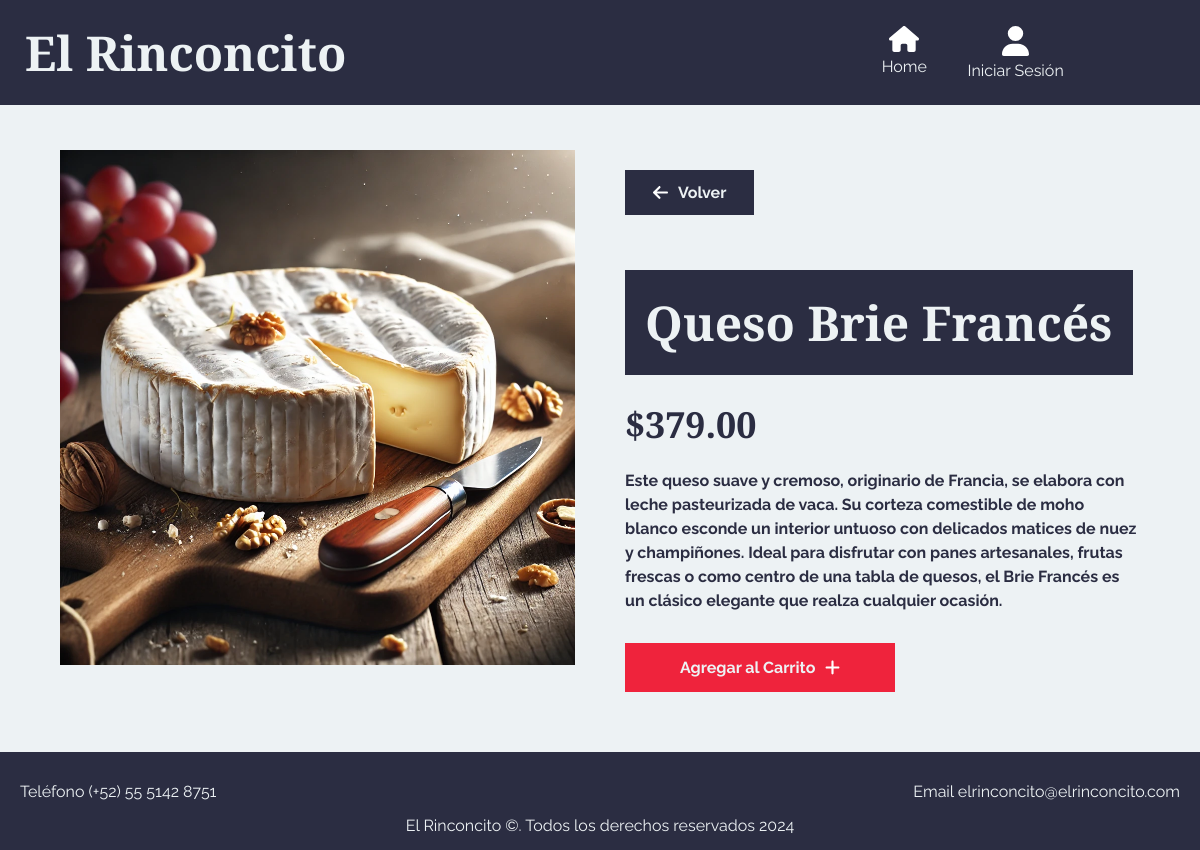
The page /producto.php?id=33 on the database its author committed.
### tables this page shows
CREATE TABLE `productos` (
  `id_producto` int(4) NOT NULL,
  `nombre` varchar(50) NOT NULL,
  `descripcion` varchar(400) NOT NULL,
  `imagen` varchar(200) NOT NULL,
  `precio` decimal(10,2) NOT NULL,
  `stock` int(4) NOT NULL,
  `fabricante` varchar(50) NOT NULL,
  `origen` int(4) NOT NULL,
  `categoria` int(4) NOT NULL
);

### producto.php (the view, shortened to what this page needs)
<?php
    $auth = $_SESSION['auth'] ?? false;
    $db = conectarDB();
    $id = $_GET['id'] ?? null;
    $id = filter_var($id, FILTER_VALIDATE_INT);
    $query = "SELECT * FROM productos WHERE id_producto = ${id};";
    $resultado = mysqli_query($db, $query);
    $producto = mysqli_fetch_assoc($resultado);
?>
<!DOCTYPE html>
<html lang="en">
<head>
    <link rel="stylesheet" href="styles/styles.css">
    <link rel="stylesheet" href="styles/producto.css">
</head>
<body>
    <header class="header">
        <div class="header__contenedor">
            <h2 class="header__logo">El Rinconcito</h2>
            <div class="header__iconos">
                <a href="index.php" class="header__icono">
                    <div class="header__iconos-container">
                        <img class="header__iconos-img" src="img/header/home.svg" alt="Inicio">
                        <p class="header__iconos-descripcion">Home</p>
                    </div>
                </a>
                <?php
                    if (!$auth) {
                        echo '<a href="micuenta.php" class="header__icono">
                                <div class="header__iconos-container">
                                    <img class="header__iconos-img" src="img/header/user.svg" alt="Perfil">
                                    <p class="header__iconos-descripcion">Iniciar Sesión</p>
                                </div>
                            </a>';
                    }
                ?>
            </div>
        </div>
    </header>
    <main class="productos contenedor">
        <img src="imagenesServidor/<?php echo $producto['imagen'] ?>" alt="Imagen de productos" class="productos__imagen">
        <div class="productos__texto">
            <a href="index.php" class="productos__atras">
                <img class="productos__atras-img" src="img/iconos/atras.svg" alt="Flecha atrás">
                Volver
            </a>
            <h2 class="productos__titulo"><?php echo $producto['nombre']; ?></h2>
            <h3 class="productos__precio">$<?php echo $producto['precio']; ?></h3>
            <p class="productos__descripcion"><?php echo $producto['descripcion']; ?></p>
            <a href="agregar_carrito.php?id=<?php echo $producto['id_producto']; ?>" class="productos__agregar">
                Agregar al Carrito
                <img src="img/iconos/agregar.svg" alt="Agregar" class="productos__agregar-icono">
            </a>
        </div>
    </main>
    <footer class="footer">
        <div class="footer__contacto">
            <p class="footer__texto">Teléfono (+52) 55 5142 8751</p>
            <p class="footer__texto">Email elrinconcito@elrinconcito.com</p>
        </div>
        <p class="footer__descripcion">El Rinconcito &copy;. Todos los derechos reservados 2024</p>
    </footer>
</body>
</html>

### styles/styles.css (style rules this page uses)
:root { --fontHeadings: "Playfair Display", serif; --fontBody: "Raleway", sans-serif; --colorPrimario: #2b2d42; --colorSecundario: #edf2f4 ; --colorTerciario: #ef233c; }
* { margin: 0; padding: 0; }
body { font-family: var(--fontBody); background-color: var(--colorSecundario); }
h1, h2, h3, h4 { font-family: var(--fontHeadings); position: relative; display: inline-block; }
h1::after, h2::after, h3::after, h4::after { content: ""; position: absolute; left: 0; bottom: 0; width: 100%; height: 2px; background-color: currentColor; transform: scaleX(0); transform-origin: bottom right; transition: transform 0.7s ease; }
a { text-decoration: none; }
img { max-width: 100%; }
.contenedor { max-width: min(90%, 1350px); margin: 0 auto; padding: 40px 0; }
.header { margin: 0 auto; background-color: var(--colorPrimario); color: var(--colorSecundario); position: fixed; z-index: 100; width: 100%; }
.header__contenedor { display: flex; gap: 20px; flex-direction: column; align-items: center; justify-content: space-between; padding: 20px 25px; }
@media screen and (min-width: 768px) { .header__contenedor { flex-direction: row; gap: 30px; } }
.header__logo { font-size: 32px; }
@media screen and (min-width: 768px) { .header__logo { font-size: 48px; } }
.header__iconos { display: grid; grid-template-columns: repeat(3, 1fr); justify-items: center; gap: 15px; cursor: pointer; }
.header__iconos-container { display: flex; flex-direction: column; align-items: center; gap: 5px; text-align: center; }
.header__iconos-img { max-width: 25px; max-height: 25px; color: var(--colorSecundario); filter: invert(1); z-index: 2; }
.header__iconos-img { max-width: 30px; max-height: 30px; }
.header__iconos-container { position: relative; }
.header__icono { display: inline-block; position: relative; transition: transform 0.5s ease; }
.header__icono img { transition: transform 0.5s ease; }
.header__iconos-descripcion { color: var(--colorSecundario); }
.footer { padding: 15px; text-align: center; background-color: var(--colorPrimario); }
.footer__contacto { color: var(--colorSecundario); display: flex; flex-direction: column; margin-bottom: 10px; }
.footer__texto { color: var(--colorSecundario); }
@media screen and (min-width: 768px) { .footer__contacto { flex-direction: row; } }
.footer__descripcion { color: var(--colorSecundario); }
.footer__contacto { display: flex; flex-direction: column; margin-top: 10px; gap: 15px; justify-content: space-between; color: var(--colorSecundario); padding: 5px; }

### styles/producto.css (style rules this page uses)
:root { --fontHeadings: "Playfair Display", serif; --fontBody: "Raleway", sans-serif; --colorPrimario: #2b2d42; --colorSecundario: #edf2f4 ; --colorTerciario: #ef233c; }
.productos { padding-top: 200px; }
@media screen and (min-width: 768px) { .productos { padding-top: 150px; display: grid; grid-template-columns: 1fr 1fr; gap: 50px; } }
.productos__imagen { max-width: 100%; }
.productos__texto { display: flex; flex-direction: column; justify-content: center; align-items: start; }
.productos__titulo { font-size: 28px; color: var(--colorTerciario); margin: 15px 0; padding: 20px; background-color: var(--colorPrimario); color: var(--colorSecundario); width: auto; }
@media screen and (min-width: 768px) { .productos__titulo { font-size: 48px; } }
.productos__descripcion { line-height: 1.5; margin: 10px 0; color: var(--colorPrimario); font-weight: bold; }
.productos__precio { font-size: 24px; margin: 10px 0; color: var(--colorPrimario); }
@media screen and (min-width: 768px) { .productos__precio { font-size: 36px; } }
.productos__agregar { margin: 20px 0; text-align: center; color: var(--colorSecundario); background-color: var(--colorTerciario); font-size: 16px; margin-top: 10px; font-weight: bold; transition: background-color 0.3s ease-in-out; position: relative; padding: 15px 55px; margin: 20px auto; display: flex; align-items: center; gap: 10px; }
@media screen and (min-width: 768px) { .productos__agregar { margin: 20px 0; } }
.productos__agregar::after { content: ''; position: absolute; width: 0; height: 2px; background-color: var(--colorSecundario); bottom: 0; left: 50%; transition: width 0.4s, left 0.4s; }
.productos__agregar-icono { filter: invert(1); width: 15px; }
.productos__atras { display: flex; gap: 10px; padding: 10px 25px; background-color: var(--colorPrimario); color: var(--colorSecundario); margin: 20px 0 40px 0; transition: .6s all; border: 3px solid var(--colorPrimario); font-weight: bold; }
.productos__atras-img { width: 15px; filter: invert(1); }

### rows shown on the page
productos: imagen (picture), nombre "Queso Brie Francés", precio "379.00", descripcion "Este queso suave y cremoso, originario de Francia, se elabora con leche pasteurizada de vaca. Su corteza comestible de moho blanco esconde un interior untuoso con delicados matices de nuez y champiñones. Ideal para disfrutar con panes artesanales, frutas frescas o como centro de una tabla de quesos, el Brie Francés es un clásico elegante que realza cualquier ocasión."
